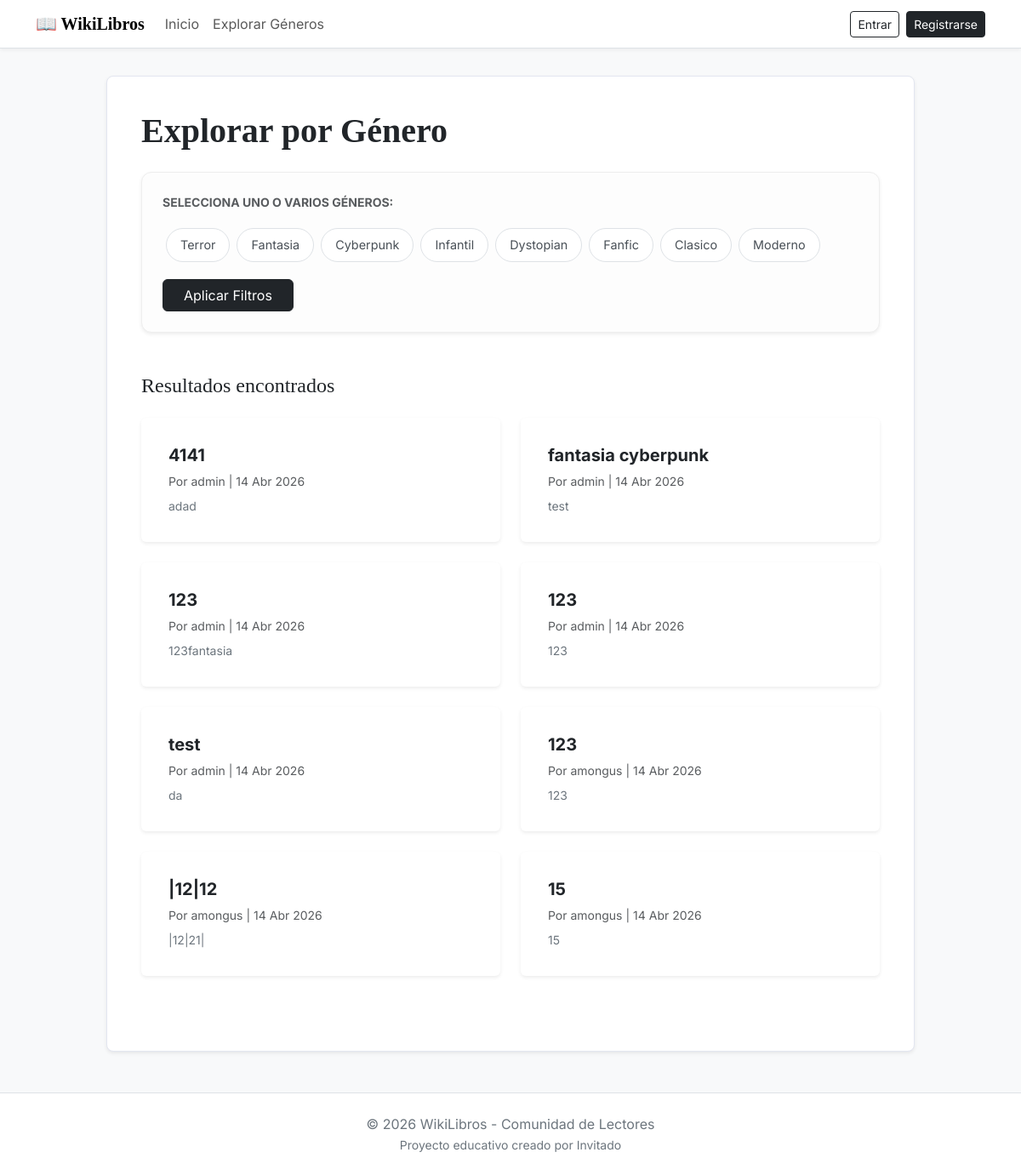
Page /categorias/ on the committed database.
### post/models.py (models this page shows, shortened)
class Category(models.Model):
    name = models.CharField(max_length=100, unique=True)
    class Meta:
        verbose_name = "Category"
        verbose_name_plural = "Categories"

class Post(models.Model):
    title = models.CharField(max_length=200)
    content = models.TextField()
    author = models.ForeignKey(User, on_delete=models.CASCADE)  # Relación con usuario
    image = models.ImageField(upload_to='post_images/', null=True, blank=True)
    created_at = models.DateTimeField(auto_now_add=True)
    published = models.BooleanField(default=True)
    category = models.ManyToManyField(Category, blank=True) # Relación con categoría, ManyToMany para crear la lista
    pages = models.PositiveIntegerField()

### post/views.py (the view)
# urls.py: path('categorias/', views.categorias, name='categorias'),
def categorias(request):
    categorias_ids = request.GET.getlist('categoria')
    publicaciones = Post.objects.all().prefetch_related('category').order_by('-created_at')
    if categorias_ids:
        publicaciones = publicaciones.filter(category__id__in=categorias_ids).distinct()
    todas_las_categorias = Category.objects.all()
    return render(request, 'post/categorias.html', {
        'categorias': todas_las_categorias,
        'publicaciones': publicaciones,
    })

### post/templates/post/categorias.html (shortened to what this page needs)
{% extends 'post/base.html' %}
{% load static %}
{% block content %}
<div class="mb-5">
    <h1 class="display-6 fw-bold mb-4">Explorar por Género</h1>
    <div class="filter-section p-4 mb-5 shadow-sm">
        <p class="text-muted small fw-bold text-uppercase mb-3">Selecciona uno o varios géneros:</p>
        <form method="GET" action="{% url 'categorias' %}">
            <div class="d-flex flex-wrap mb-3">
                {% for cat in categorias %}
                    <div class="item">
                        <label for="cat_{{ cat.id }}" class="category-label">
                            {{ cat.name }}
                        </label>
                    </div>
                {% endfor %}
            </div>
            <div class="d-flex align-items-center gap-3">
                <button type="submit" class="btn btn-dark px-4">Aplicar Filtros</button>
            </div>
        </form>
    </div>
    <h2 class="h4 mb-4">Resultados encontrados</h2>
    {% if publicaciones %}
        <div class="row row-cols-1 row-cols-md-2 g-4">
            {% for post in publicaciones %}
                <div class="col">
                    <div class="card h-100 border-0 shadow-sm p-3">
                        <div class="card-body">
                            <h3 class="h5 fw-bold">
                                <a href="{% url 'detalle_publicacion' post.id %}" class="text-decoration-none text-dark">
                                    {{ post.title }}
                                </a>
                            </h3>
                            <p class="text-muted small mb-2">
                                Por {{ post.author.username }} | {{ post.created_at|date:"d M Y" }}
                            </p>
                            <p class="card-text text-secondary small">
                                {{ post.content|truncatewords:25 }}
                            </p>
                        </div>
                    </div>
                </div>
            {% endfor %}
        </div>
    {% else %}
        <div class="text-center py-5 bg-light rounded">
            <p class="text-muted mb-0">No hay libros que coincidan con estos géneros.</p>
        </div>
    {% endif %}
</div>
{% endblock %}

### post/templates/post/base.html (style rules this page uses)
body { font-family: 'Inter', sans-serif; background-color: #f8f9fa; }
h1, h2, .navbar-brand { font-family: 'Libre+Baskerville', serif; }

### post/templates/post/categorias.html (style rules this page uses)
.category-label { display: inline-block; padding: 8px 16px; margin: 4px; border: 1px solid #dee2e6; border-radius: 50px; cursor: pointer; transition: all 0.2s; background-color: white; color: #495057; font-size: 0.9rem; }
.filter-section { background: #fdfdfd; border-radius: 12px; border: 1px solid #eee; }

### rows in the picture
Category: name "Terror"
Category: name "Fantasia"
Category: name "Cyberpunk"
Category: name "Infantil"
Category: name "Dystopian"
Category: name "Fanfic"
Category: name "Clasico"
Category: name "Moderno"
Post: title "4141", author.username "admin", created_at "14 Abr 2026", content "adad"
Post: title "fantasia cyberpunk", author.username "admin", created_at "14 Abr 2026", content "test"
Post: title "123", author.username "admin", created_at "14 Abr 2026", content "123fantasia"
Post: title "123", author.username "admin", created_at "14 Abr 2026", content "123"
Post: title "test", author.username "admin", created_at "14 Abr 2026", content "da"
Post: title "123", author.username "amongus", created_at "14 Abr 2026", content "123"
Post: title "|12|12", author.username "amongus", created_at "14 Abr 2026", content "|12|21|"
Post: title "15", author.username "amongus", created_at "14 Abr 2026", content "15"
